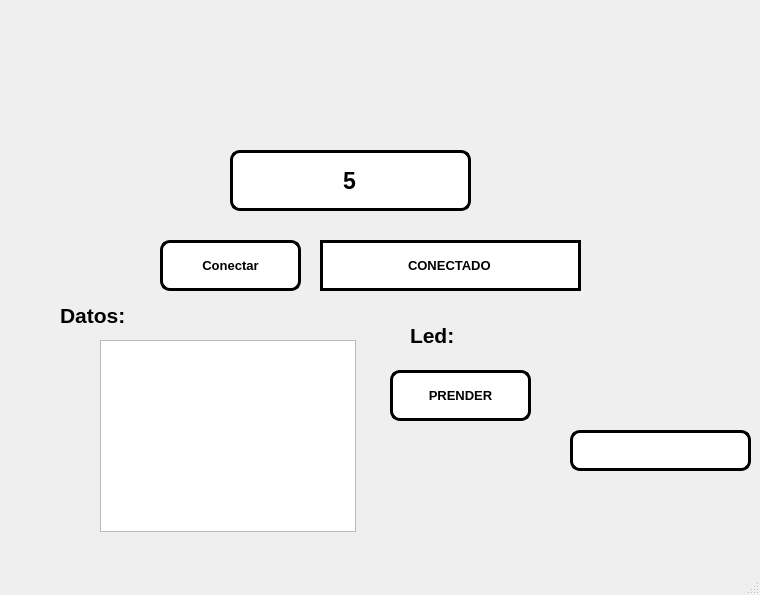
<?xml version="1.0" encoding="UTF-8"?>
<ui version="4.0">
 <class>MainWindow</class>
 <widget class="QMainWindow" name="MainWindow">
  <property name="geometry">
   <rect>
    <x>0</x>
    <y>0</y>
    <width>760</width>
    <height>595</height>
   </rect>
  </property>
  <property name="windowTitle">
   <string>MainWindow</string>
  </property>
  <widget class="QWidget" name="centralwidget">
   <widget class="QLineEdit" name="txt_temporizador">
    <property name="geometry">
     <rect>
      <x>570</x>
      <y>430</y>
      <width>181</width>
      <height>41</height>
     </rect>
    </property>
    <property name="font">
     <font>
      <pointsize>25</pointsize>
      <weight>75</weight>
      <bold>true</bold>
     </font>
    </property>
    <property name="styleSheet">
     <string notr="true">background-color: rgb(255, 255, 255);
border-radius: 10px;
border: 3px solid black</string>
    </property>
    <property name="alignment">
     <set>Qt::AlignCenter</set>
    </property>
   </widget>
   <widget class="QLabel" name="label_2">
    <property name="geometry">
     <rect>
      <x>10</x>
      <y>20</y>
      <width>151</width>
      <height>111</height>
     </rect>
    </property>
    <property name="styleSheet">
     <string notr="true"/>
    </property>
    <property name="text">
     <string/>
    </property>
    <property name="pixmap">
     <pixmap resource="../../Archivos/Recursos.qrc">:/Fotos/logofacultad.jpg</pixmap>
    </property>
    <property name="scaledContents">
     <bool>true</bool>
    </property>
   </widget>
   <widget class="QLabel" name="label_3">
    <property name="geometry">
     <rect>
      <x>580</x>
      <y>10</y>
      <width>161</width>
      <height>111</height>
     </rect>
    </property>
    <property name="styleSheet">
     <string notr="true"/>
    </property>
    <property name="text">
     <string/>
    </property>
    <property name="pixmap">
     <pixmap resource="../../Archivos/Recursos.qrc">:/Fotos/logoUAT.jpg</pixmap>
    </property>
    <property name="scaledContents">
     <bool>true</bool>
    </property>
   </widget>
   <widget class="QLabel" name="label_4">
    <property name="geometry">
     <rect>
      <x>580</x>
      <y>310</y>
      <width>161</width>
      <height>121</height>
     </rect>
    </property>
    <property name="styleSheet">
     <string notr="true"/>
    </property>
    <property name="text">
     <string/>
    </property>
    <property name="pixmap">
     <pixmap resource="../../Archivos/Recursos.qrc">:/Fotos/kirby buchon.jpg</pixmap>
    </property>
    <property name="scaledContents">
     <bool>true</bool>
    </property>
   </widget>
   <widget class="QPushButton" name="btn_accion">
    <property name="geometry">
     <rect>
      <x>160</x>
      <y>240</y>
      <width>141</width>
      <height>51</height>
     </rect>
    </property>
    <property name="font">
     <font>
      <pointsize>10</pointsize>
      <weight>75</weight>
      <bold>true</bold>
     </font>
    </property>
    <property name="styleSheet">
     <string notr="true">background-color: rgb(255, 255, 255);
border-radius: 10px;
border: 3px solid black</string>
    </property>
    <property name="text">
     <string>Conectar</string>
    </property>
   </widget>
   <widget class="QLineEdit" name="txt_estado">
    <property name="geometry">
     <rect>
      <x>320</x>
      <y>240</y>
      <width>261</width>
      <height>51</height>
     </rect>
    </property>
    <property name="font">
     <font>
      <pointsize>10</pointsize>
      <weight>75</weight>
      <bold>true</bold>
     </font>
    </property>
    <property name="styleSheet">
     <string notr="true">background-color: rgb(255, 255, 255);
border: 3px solid black
</string>
    </property>
    <property name="text">
     <string>CONECTADO</string>
    </property>
    <property name="alignment">
     <set>Qt::AlignCenter</set>
    </property>
   </widget>
   <widget class="QLineEdit" name="txt_com">
    <property name="geometry">
     <rect>
      <x>230</x>
      <y>150</y>
      <width>241</width>
      <height>61</height>
     </rect>
    </property>
    <property name="font">
     <font>
      <pointsize>17</pointsize>
      <weight>75</weight>
      <bold>true</bold>
     </font>
    </property>
    <property name="styleSheet">
     <string notr="true">background-color: rgb(255, 255, 255);
border-radius: 10px;
border: 3px solid black</string>
    </property>
    <property name="text">
     <string>5</string>
    </property>
    <property name="alignment">
     <set>Qt::AlignCenter</set>
    </property>
   </widget>
   <widget class="QListWidget" name="lista_datos">
    <property name="geometry">
     <rect>
      <x>100</x>
      <y>340</y>
      <width>256</width>
      <height>192</height>
     </rect>
    </property>
   </widget>
   <widget class="QLabel" name="label">
    <property name="geometry">
     <rect>
      <x>60</x>
      <y>300</y>
      <width>91</width>
      <height>31</height>
     </rect>
    </property>
    <property name="font">
     <font>
      <pointsize>16</pointsize>
      <weight>75</weight>
      <bold>true</bold>
     </font>
    </property>
    <property name="styleSheet">
     <string notr="true"/>
    </property>
    <property name="text">
     <string>Datos:</string>
    </property>
   </widget>
   <widget class="QLabel" name="label_5">
    <property name="geometry">
     <rect>
      <x>410</x>
      <y>320</y>
      <width>91</width>
      <height>31</height>
     </rect>
    </property>
    <property name="font">
     <font>
      <pointsize>16</pointsize>
      <weight>75</weight>
      <bold>true</bold>
     </font>
    </property>
    <property name="styleSheet">
     <string notr="true"/>
    </property>
    <property name="text">
     <string>Led:</string>
    </property>
   </widget>
   <widget class="QPushButton" name="btn_control">
    <property name="geometry">
     <rect>
      <x>390</x>
      <y>370</y>
      <width>141</width>
      <height>51</height>
     </rect>
    </property>
    <property name="font">
     <font>
      <pointsize>10</pointsize>
      <weight>75</weight>
      <bold>true</bold>
     </font>
    </property>
    <property name="styleSheet">
     <string notr="true">background-color: rgb(255, 255, 255);
border-radius: 10px;
border: 3px solid black</string>
    </property>
    <property name="text">
     <string>PRENDER</string>
    </property>
   </widget>
  </widget>
  <widget class="QMenuBar" name="menubar">
   <property name="geometry">
    <rect>
     <x>0</x>
     <y>0</y>
     <width>760</width>
     <height>26</height>
    </rect>
   </property>
  </widget>
  <widget class="QStatusBar" name="statusbar"/>
 </widget>
 <resources>
  <include location="../../Archivos/Recursos.qrc"/>
  <include location="../../Archivos/Recursos.qrc"/>
 </resources>
 <connections/>
</ui>
